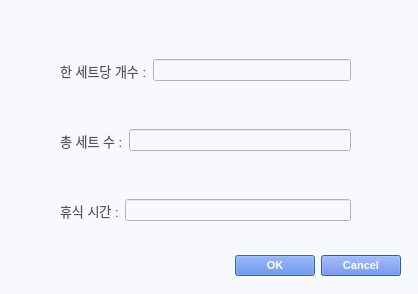
<?xml version="1.0" encoding="UTF-8"?>
<ui version="4.0">
 <class>Dialog</class>
 <widget class="QDialog" name="Dialog">
  <property name="geometry">
   <rect>
    <x>0</x>
    <y>0</y>
    <width>418</width>
    <height>294</height>
   </rect>
  </property>
  <property name="windowTitle">
   <string>Dialog</string>
  </property>
  <property name="styleSheet">
   <string notr="true">QWidget
{
	background-color: rgb(248, 249, 252);
	color: #000000;

}


/*-----QLabel-----*/
QLabel
{
	background-color: transparent;
	color: rgb(80, 82, 95);
	font-size: 13px;

}


/*-----QPushButton-----*/
QPushButton
{
	background-color: rgb(80,120,222);
	color: #fff;
	font-size: 11px;
	font-weight: bold;
}

QPushButton::hover
{
	background-color: #3457b3;

}

QPushButton::disabled
{
	background-color: #4d5770;

}


QPushButton::pressed
{
	background-color: #85a7ff;

}





</string>
  </property>
  <widget class="QDialogButtonBox" name="buttonBox">
   <property name="geometry">
    <rect>
     <x>60</x>
     <y>250</y>
     <width>341</width>
     <height>32</height>
    </rect>
   </property>
   <property name="orientation">
    <enum>Qt::Horizontal</enum>
   </property>
   <property name="standardButtons">
    <set>QDialogButtonBox::Cancel|QDialogButtonBox::Ok</set>
   </property>
  </widget>
  <widget class="QWidget" name="horizontalLayoutWidget">
   <property name="geometry">
    <rect>
     <x>60</x>
     <y>40</y>
     <width>291</width>
     <height>61</height>
    </rect>
   </property>
   <layout class="QHBoxLayout" name="horizontalLayout">
    <property name="spacing">
     <number>6</number>
    </property>
    <property name="topMargin">
     <number>15</number>
    </property>
    <property name="bottomMargin">
     <number>15</number>
    </property>
    <item>
     <widget class="QLabel" name="label">
      <property name="text">
       <string>한 세트당 개수 :</string>
      </property>
     </widget>
    </item>
    <item>
     <widget class="QLineEdit" name="countText">
      <property name="inputMethodHints">
       <set>Qt::ImhDigitsOnly</set>
      </property>
      <property name="alignment">
       <set>Qt::AlignRight|Qt::AlignTrailing|Qt::AlignVCenter</set>
      </property>
     </widget>
    </item>
   </layout>
  </widget>
  <widget class="QWidget" name="horizontalLayoutWidget_2">
   <property name="geometry">
    <rect>
     <x>60</x>
     <y>110</y>
     <width>291</width>
     <height>61</height>
    </rect>
   </property>
   <layout class="QHBoxLayout" name="horizontalLayout_2">
    <property name="spacing">
     <number>6</number>
    </property>
    <property name="topMargin">
     <number>15</number>
    </property>
    <property name="bottomMargin">
     <number>15</number>
    </property>
    <item>
     <widget class="QLabel" name="label_2">
      <property name="text">
       <string>총 세트 수 :</string>
      </property>
     </widget>
    </item>
    <item>
     <widget class="QLineEdit" name="setsText">
      <property name="inputMethodHints">
       <set>Qt::ImhDigitsOnly</set>
      </property>
      <property name="alignment">
       <set>Qt::AlignRight|Qt::AlignTrailing|Qt::AlignVCenter</set>
      </property>
     </widget>
    </item>
   </layout>
  </widget>
  <widget class="QWidget" name="horizontalLayoutWidget_3">
   <property name="geometry">
    <rect>
     <x>60</x>
     <y>180</y>
     <width>291</width>
     <height>61</height>
    </rect>
   </property>
   <layout class="QHBoxLayout" name="horizontalLayout_3">
    <property name="spacing">
     <number>6</number>
    </property>
    <property name="topMargin">
     <number>15</number>
    </property>
    <property name="bottomMargin">
     <number>15</number>
    </property>
    <item>
     <widget class="QLabel" name="label_3">
      <property name="text">
       <string>휴식 시간 :</string>
      </property>
     </widget>
    </item>
    <item>
     <widget class="QLineEdit" name="restsText">
      <property name="inputMethodHints">
       <set>Qt::ImhDigitsOnly</set>
      </property>
      <property name="alignment">
       <set>Qt::AlignRight|Qt::AlignTrailing|Qt::AlignVCenter</set>
      </property>
     </widget>
    </item>
   </layout>
  </widget>
 </widget>
 <resources/>
 <connections>
  <connection>
   <sender>buttonBox</sender>
   <signal>accepted()</signal>
   <receiver>Dialog</receiver>
   <slot>accept()</slot>
   <hints>
    <hint type="sourcelabel">
     <x>248</x>
     <y>254</y>
    </hint>
    <hint type="destinationlabel">
     <x>157</x>
     <y>274</y>
    </hint>
   </hints>
  </connection>
  <connection>
   <sender>buttonBox</sender>
   <signal>rejected()</signal>
   <receiver>Dialog</receiver>
   <slot>reject()</slot>
   <hints>
    <hint type="sourcelabel">
     <x>316</x>
     <y>260</y>
    </hint>
    <hint type="destinationlabel">
     <x>286</x>
     <y>274</y>
    </hint>
   </hints>
  </connection>
 </connections>
</ui>
